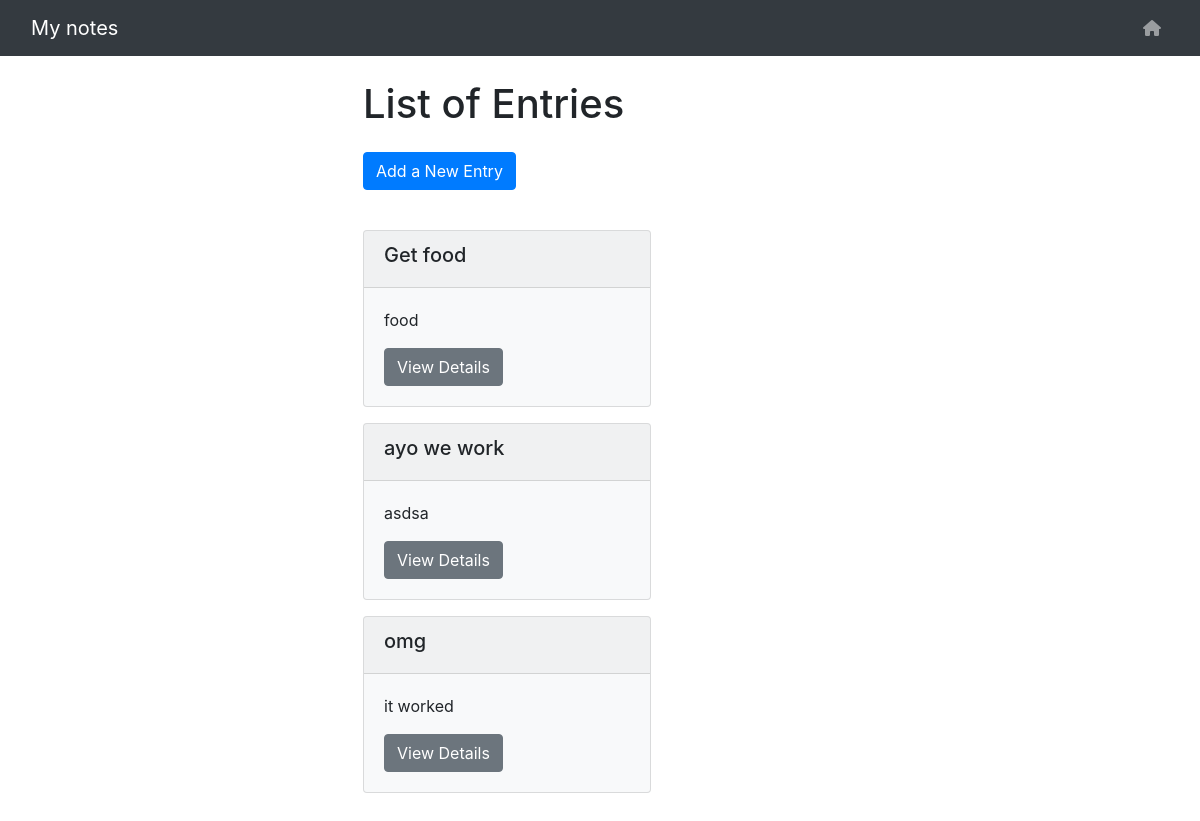
Before: / with the older database file.
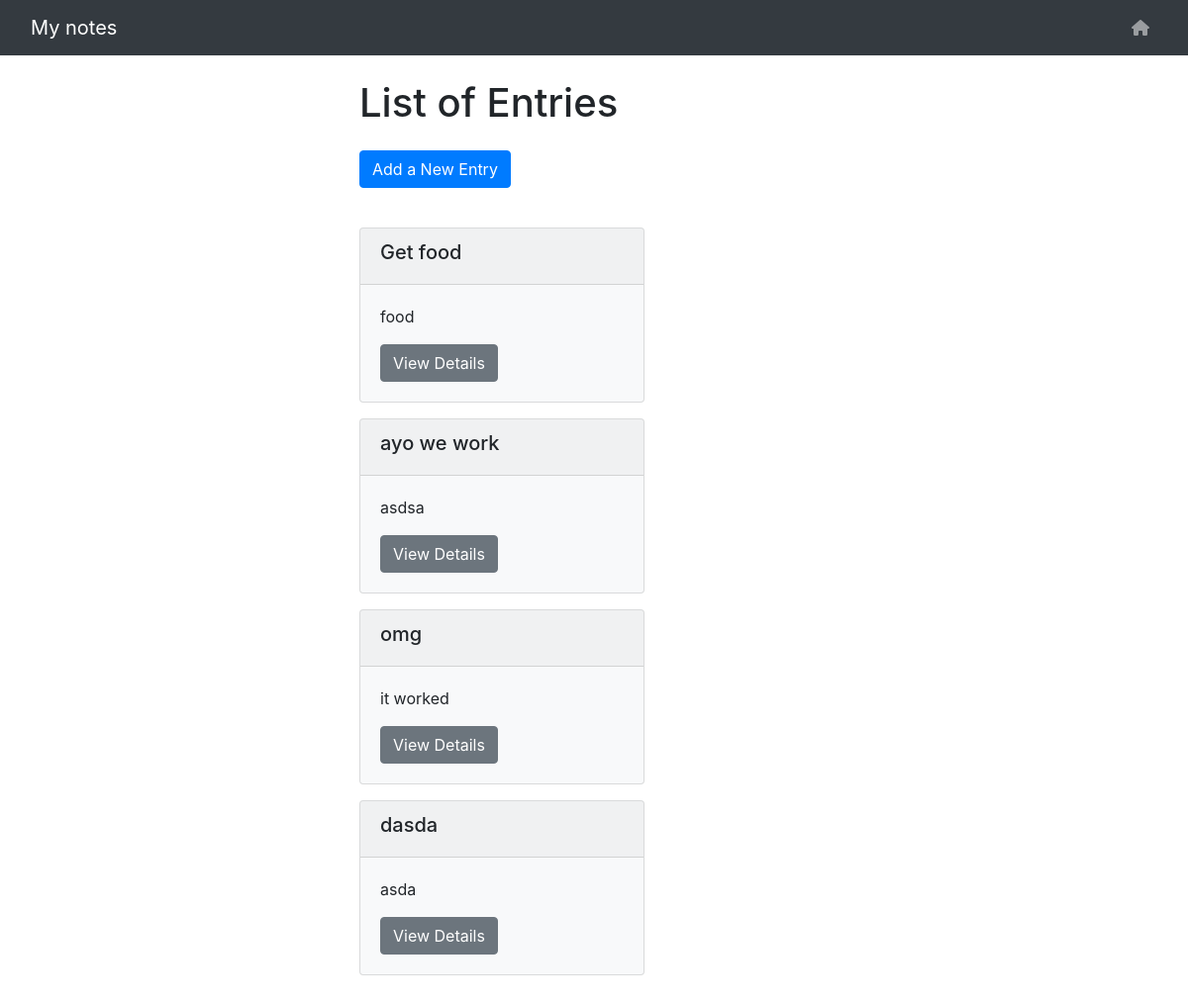
After: the same page with the newer database file.
### notes/models.py (models this page shows, shortened)
class Note(models.Model):
    title= models.CharField(max_length=64)
    category = models.CharField(max_length=64, null=True, blank=True)
    description = models.TextField(default='')
    createdAt = models.DateTimeField(auto_now_add=True)

### notes/views.py (the view)
# urls.py: path('', NoteListView.as_view(), name="note_list"),
class NoteListView(ListView):
    template_name = 'note-list.html'
    model = Note
    context_object_name = 'note_list'

### templates/note-list.html
{% extends 'base.html' %}
{% block content %}
<div class="col-lg-6 offset-lg-3">
  <div class="my-4 mx-5">
    <h1>List of Entries</h1>
    <a class="btn btn-primary my-3" href="{% url 'note_create' %}">Add a New Entry</a>
  </div>
  <ul>
    {% for note in note_list %}
    <div class="card bg-light mb-3 mx-2" style="width: 18rem; display:inline-block">
      <div class="card-header">
        <h5>{{ note.title }}</h5>
      </div>
      <div class="card-body">
        <p class="card-text">{{ note.category }}</p>
        <a href="{% url 'note_detail' note.pk %}" class="btn btn-secondary">View Details</a>
      </div>
    </div>
    {% endfor %}
  </ul>
</div>
{% endblock content %}

Changed rows visible on the page:
added Note: title "dasda", category "asda"
